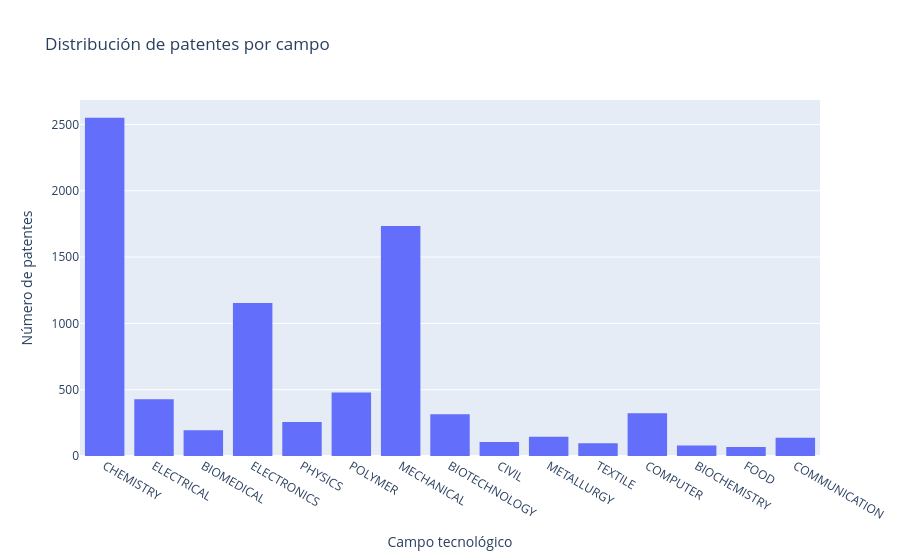

The notebook cell this image was saved under:
### Markdown cell above
Viendo por encima los datos podemos ver que tenemos:
TITLE_OF_INVENTION: título de la invencion.
FIELD_OF_INVENTION: campo tecnologico, como CHEMISTRY, ELECTRICAL, BIOMEDICAL, ELECTRONICS o PHYSICS.
NO_OF_PAGES: número de paginas.
NO_OF_CLAIMS: numero de reivindicaciones.
DATE_OF_FILING: fecha de presentacion de la solicitud.
PUBLICATION_DATE: fecha de publicacion.

Podemos empezar a buscar relaciones que hay entre las diferentes columnas, como por ejemplo el nº de pagias y el nº de reivindicaciones con regresion lineal.
Pero vemos mas interesante hacer un modelo de ML para inferir el tipo de campo tecnologico que es una patente segun su Denominacion.

Empezamos a conocer nuestro dataset, obtenemos el tamaño y tipo

### Code cell
""" Dimensiones del dataframe """
print("Dimensiones del dataframe:"+ str(df.shape))
"""Tipos de datos de cada columna"""
print("Tipos de datos:")
print(df.dtypes)
px.histogram(df,x="FIELD_OF_INVENTION",title="Distribución de patentes por campo",labels={"FIELD_OF_INVENTION": "Campo tecnológico","count": "Número de patentes"}).update_layout(yaxis_title="Número de patentes").show()

### Figure 1 — Plotly figure (JSON) as saved in the notebook; plotly's stock layout.template omitted (floating-point values rounded to 4 significant figures; data arrays with more than 128 entries replaced by an {"elided": "..."} marker saying what was removed)
{"data": [{"bingroup": "x", "hovertemplate": "Campo tecnológico=%{x}<br>count=%{y}<extra></extra>", "legendgroup": "", "marker": {"color": "#636efa", "pattern": {"shape": ""}}, "name": "", "orientation": "v", "showlegend": false, "type": "histogram", "x": {"elided": "8064 str values"}, "xaxis": "x", "yaxis": "y"}], "layout": {"barmode": "relative", "legend": {"tracegroupgap": 0}, "title": {"text": "Distribución de patentes por campo"}, "xaxis": {"anchor": "y", "domain": [0, 1], "title": {"text": "Campo tecnológico"}}, "yaxis": {"anchor": "x", "domain": [0, 1], "title": {"text": "Número de patentes"}}}}
